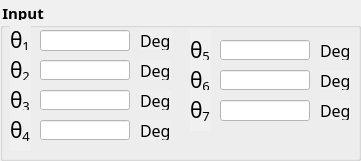
           <widget class="QGroupBox" name="groupBox_2">
            <property name="geometry">
             <rect>
              <x>10</x>
              <y>0</y>
              <width>361</width>
              <height>161</height>
             </rect>
            </property>
            <property name="font">
             <font>
              <family>3DS Fonticon CID</family>
              <pointsize>11</pointsize>
              <weight>75</weight>
              <bold>true</bold>
             </font>
            </property>
            <property name="layoutDirection">
             <enum>Qt::LeftToRight</enum>
            </property>
            <property name="styleSheet">
             <string notr="true">background-color: rgb(240, 240, 240);</string>
            </property>
            <property name="title">
             <string>Input</string>
            </property>
            <widget class="QLabel" name="label_140">
             <property name="geometry">
              <rect>
               <x>10</x>
               <y>20</y>
               <width>21</width>
               <height>41</height>
              </rect>
             </property>
             <property name="font">
              <font>
               <family>3ds</family>
               <pointsize>12</pointsize>
               <weight>50</weight>
               <bold>false</bold>
              </font>
             </property>
             <property name="styleSheet">
              <string notr="true">color:black;</string>
             </property>
             <property name="text">
              <string>&lt;html&gt;&lt;head/&gt;&lt;body&gt;&lt;p&gt;&lt;span style=&quot; font-family:'Calibri','sans-serif'; font-size:16pt;&quot;&gt;θ&lt;/span&gt;&lt;span style=&quot; font-size:16pt; vertical-align:sub;&quot;&gt;1&lt;/span&gt;&lt;/p&gt;&lt;/body&gt;&lt;/html&gt;</string>
             </property>
            </widget>
            <widget class="QLineEdit" name="tb_the1_FK">
             <property name="geometry">
              <rect>
               <x>40</x>
               <y>30</y>
               <width>90</width>
               <height>21</height>
              </rect>
             </property>
             <property name="font">
              <font>
               <pointsize>10</pointsize>
              </font>
             </property>
             <property name="styleSheet">
              <string notr="true">background-color:white;</string>
             </property>
             <property name="alignment">
              <set>Qt::AlignCenter</set>
             </property>
            </widget>
            <widget class="QLineEdit" name="tb_the2_FK">
             <property name="geometry">
              <rect>
               <x>40</x>
               <y>60</y>
               <width>90</width>
               <height>20</height>
              </rect>
             </property>
             <property name="font">
              <font>
               <pointsize>10</pointsize>
              </font>
             </property>
             <property name="styleSheet">
              <string notr="true">background-color:white;</string>
             </property>
             <property name="alignment">
              <set>Qt::AlignCenter</set>
             </property>
            </widget>
            <widget class="QLabel" name="label_141">
             <property name="geometry">
              <rect>
               <x>10</x>
               <y>50</y>
               <width>21</width>
               <height>41</height>
              </rect>
             </property>
             <property name="font">
              <font>
               <family>3ds</family>
               <pointsize>12</pointsize>
               <weight>50</weight>
               <bold>false</bold>
              </font>
             </property>
             <property name="styleSheet">
              <string notr="true">color:black;</string>
             </property>
             <property name="text">
              <string>&lt;html&gt;&lt;head/&gt;&lt;body&gt;&lt;p&gt;&lt;span style=&quot; font-family:'Calibri','sans-serif'; font-size:16pt;&quot;&gt;θ&lt;/span&gt;&lt;span style=&quot; font-size:16pt; vertical-align:sub;&quot;&gt;2&lt;/span&gt;&lt;/p&gt;&lt;/body&gt;&lt;/html&gt;</string>
             </property>
            </widget>
            <widget class="QLineEdit" name="tb_the3_FK">
             <property name="geometry">
              <rect>
               <x>40</x>
               <y>90</y>
               <width>90</width>
               <height>20</height>
              </rect>
             </property>
             <property name="font">
              <font>
               <pointsize>10</pointsize>
              </font>
             </property>
             <property name="styleSheet">
              <string notr="true">background-color:white;</string>
             </property>
             <property name="alignment">
              <set>Qt::AlignCenter</set>
             </property>
            </widget>
            <widget class="QLabel" name="label_142">
             <property name="geometry">
              <rect>
               <x>10</x>
               <y>80</y>
               <width>21</width>
               <height>41</height>
              </rect>
             </property>
             <property name="font">
              <font>
               <family>3ds</family>
               <pointsize>12</pointsize>
               <weight>50</weight>
               <bold>false</bold>
              </font>
             </property>
             <property name="styleSheet">
              <string notr="true">color:black;</string>
             </property>
             <property name="text">
              <string>&lt;html&gt;&lt;head/&gt;&lt;body&gt;&lt;p&gt;&lt;span style=&quot; font-family:'Calibri','sans-serif'; font-size:16pt;&quot;&gt;θ&lt;/span&gt;&lt;span style=&quot; font-size:16pt; vertical-align:sub;&quot;&gt;3&lt;/span&gt;&lt;/p&gt;&lt;/body&gt;&lt;/html&gt;</string>
             </property>
            </widget>
            <widget class="QLineEdit" name="tb_the4_FK">
             <property name="geometry">
              <rect>
               <x>40</x>
               <y>120</y>
               <width>90</width>
               <height>20</height>
              </rect>
             </property>
             <property name="font">
              <font>
               <pointsize>10</pointsize>
              </font>
             </property>
             <property name="styleSheet">
              <string notr="true">background-color:white;</string>
             </property>
             <property name="alignment">
              <set>Qt::AlignCenter</set>
             </property>
            </widget>
            <widget class="QLabel" name="label_143">
             <property name="geometry">
              <rect>
               <x>10</x>
               <y>110</y>
               <width>21</width>
               <height>41</height>
              </rect>
             </property>
             <property name="font">
              <font>
               <family>3ds</family>
               <pointsize>12</pointsize>
               <weight>50</weight>
               <bold>false</bold>
              </font>
             </property>
             <property name="styleSheet">
              <string notr="true">color:black;</string>
             </property>
             <property name="text">
              <string>&lt;html&gt;&lt;head/&gt;&lt;body&gt;&lt;p&gt;&lt;span style=&quot; font-family:'Calibri','sans-serif'; font-size:16pt;&quot;&gt;θ&lt;/span&gt;&lt;span style=&quot; font-size:16pt; vertical-align:sub;&quot;&gt;4&lt;/span&gt;&lt;/p&gt;&lt;/body&gt;&lt;/html&gt;</string>
             </property>
            </widget>
            <widget class="QLabel" name="label_144">
             <property name="geometry">
              <rect>
               <x>190</x>
               <y>30</y>
               <width>21</width>
               <height>41</height>
              </rect>
             </property>
             <property name="font">
              <font>
               <family>3ds</family>
               <pointsize>12</pointsize>
               <weight>50</weight>
               <bold>false</bold>
              </font>
             </property>
             <property name="styleSheet">
              <string notr="true">color:black;</string>
             </property>
             <property name="text">
              <string>&lt;html&gt;&lt;head/&gt;&lt;body&gt;&lt;p&gt;&lt;span style=&quot; font-family:'Calibri','sans-serif'; font-size:16pt;&quot;&gt;θ&lt;/span&gt;&lt;span style=&quot; font-size:16pt; vertical-align:sub;&quot;&gt;5&lt;/span&gt;&lt;/p&gt;&lt;/body&gt;&lt;/html&gt;</string>
             </property>
            </widget>
            <widget class="QLabel" name="label_145">
             <property name="geometry">
              <rect>
               <x>190</x>
               <y>60</y>
               <width>21</width>
               <height>41</height>
              </rect>
             </property>
             <property name="font">
              <font>
               <family>3ds</family>
               <pointsize>12</pointsize>
               <weight>50</weight>
               <bold>false</bold>
              </font>
             </property>
             <property name="styleSheet">
              <string notr="true">color:black;</string>
             </property>
             <property name="text">
              <string>&lt;html&gt;&lt;head/&gt;&lt;body&gt;&lt;p&gt;&lt;span style=&quot; font-family:'Calibri','sans-serif'; font-size:16pt;&quot;&gt;θ&lt;/span&gt;&lt;span style=&quot; font-family:'Calibri','sans-serif'; font-size:16pt; vertical-align:sub;&quot;&gt;6&lt;/span&gt;&lt;/p&gt;&lt;/body&gt;&lt;/html&gt;</string>
             </property>
            </widget>
            <widget class="QLineEdit" name="tb_the5_FK">
             <property name="geometry">
              <rect>
               <x>220</x>
               <y>40</y>
               <width>90</width>
               <height>20</height>
              </rect>
             </property>
             <property name="font">
              <font>
               <pointsize>10</pointsize>
              </font>
             </property>
             <property name="styleSheet">
              <string notr="true">background-color:white;</string>
             </property>
             <property name="alignment">
              <set>Qt::AlignCenter</set>
             </property>
            </widget>
            <widget class="QLineEdit" name="tb_the6_FK">
             <property name="geometry">
              <rect>
               <x>220</x>
               <y>70</y>
               <width>90</width>
               <height>20</height>
              </rect>
             </property>
             <property name="font">
              <font>
               <pointsize>10</pointsize>
              </font>
             </property>
             <property name="styleSheet">
              <string notr="true">background-color:white;</string>
             </property>
             <property name="alignment">
              <set>Qt::AlignCenter</set>
             </property>
            </widget>
            <widget class="QLineEdit" name="tb_the7_FK">
             <property name="geometry">
              <rect>
               <x>220</x>
               <y>100</y>
               <width>90</width>
               <height>21</height>
              </rect>
             </property>
             <property name="font">
              <font>
               <pointsize>10</pointsize>
              </font>
             </property>
             <property name="styleSheet">
              <string notr="true">background-color:white;</string>
             </property>
             <property name="alignment">
              <set>Qt::AlignCenter</set>
             </property>
            </widget>
            <widget class="QLabel" name="label_146">
             <property name="geometry">
              <rect>
               <x>190</x>
               <y>90</y>
               <width>21</width>
               <height>41</height>
              </rect>
             </property>
             <property name="font">
              <font>
               <family>3ds</family>
               <pointsize>12</pointsize>
               <weight>50</weight>
               <bold>false</bold>
              </font>
             </property>
             <property name="styleSheet">
              <string notr="true">color:black;</string>
             </property>
             <property name="text">
              <string>&lt;html&gt;&lt;head/&gt;&lt;body&gt;&lt;p&gt;&lt;span style=&quot; font-family:'Calibri','sans-serif'; font-size:16pt;&quot;&gt;θ&lt;/span&gt;&lt;span style=&quot; font-size:16pt; vertical-align:sub;&quot;&gt;7&lt;/span&gt;&lt;/p&gt;&lt;/body&gt;&lt;/html&gt;</string>
             </property>
            </widget>
            <widget class="QLabel" name="label_243">
             <property name="geometry">
              <rect>
               <x>320</x>
               <y>70</y>
               <width>31</width>
               <height>20</height>
              </rect>
             </property>
             <property name="font">
              <font>
               <family>3ds</family>
               <pointsize>12</pointsize>
              </font>
             </property>
             <property name="styleSheet">
              <string notr="true">color: rgb(0, 0, 0);</string>
             </property>
             <property name="text">
              <string>Deg</string>
             </property>
            </widget>
            <widget class="QLabel" name="label_241">
             <property name="geometry">
              <rect>
               <x>320</x>
               <y>40</y>
               <width>31</width>
               <height>20</height>
              </rect>
             </property>
             <property name="font">
              <font>
               <family>3ds</family>
               <pointsize>12</pointsize>
              </font>
             </property>
             <property name="styleSheet">
              <string notr="true">color: rgb(0, 0, 0);</string>
             </property>
             <property name="text">
              <string>Deg</string>
             </property>
            </widget>
            <widget class="QLabel" name="label_242">
             <property name="geometry">
              <rect>
               <x>320</x>
               <y>100</y>
               <width>31</width>
               <height>20</height>
              </rect>
             </property>
             <property name="font">
              <font>
               <family>3ds</family>
               <pointsize>12</pointsize>
              </font>
             </property>
             <property name="styleSheet">
              <string notr="true">color: rgb(0, 0, 0);</string>
             </property>
             <property name="text">
              <string>Deg</string>
             </property>
            </widget>
            <widget class="QLabel" name="label_244">
             <property name="geometry">
              <rect>
               <x>140</x>
               <y>30</y>
               <width>31</width>
               <height>20</height>
              </rect>
             </property>
             <property name="font">
              <font>
               <family>3ds</family>
               <pointsize>12</pointsize>
              </font>
             </property>
             <property name="styleSheet">
              <string notr="true">color: rgb(0, 0, 0);</string>
             </property>
             <property name="text">
              <string>Deg</string>
             </property>
            </widget>
            <widget class="QLabel" name="label_245">
             <property name="geometry">
              <rect>
               <x>140</x>
               <y>120</y>
               <width>31</width>
               <height>20</height>
              </rect>
             </property>
             <property name="font">
              <font>
               <family>3ds</family>
               <pointsize>12</pointsize>
              </font>
             </property>
             <property name="styleSheet">
              <string notr="true">color: rgb(0, 0, 0);</string>
             </property>
             <property name="text">
              <string>Deg</string>
             </property>
            </widget>
            <widget class="QLabel" name="label_246">
             <property name="geometry">
              <rect>
               <x>140</x>
               <y>60</y>
               <width>31</width>
               <height>20</height>
              </rect>
             </property>
             <property name="font">
              <font>
               <family>3ds</family>
               <pointsize>12</pointsize>
              </font>
             </property>
             <property name="styleSheet">
              <string notr="true">color: rgb(0, 0, 0);</string>
             </property>
             <property name="text">
              <string>Deg</string>
             </property>
            </widget>
            <widget class="QLabel" name="label_247">
             <property name="geometry">
              <rect>
               <x>140</x>
               <y>90</y>
               <width>31</width>
               <height>20</height>
              </rect>
             </property>
             <property name="font">
              <font>
               <family>3ds</family>
               <pointsize>12</pointsize>
              </font>
             </property>
             <property name="styleSheet">
              <string notr="true">color: rgb(0, 0, 0);</string>
             </property>
             <property name="text">
              <string>Deg</string>
             </property>
            </widget>
           </widget>
